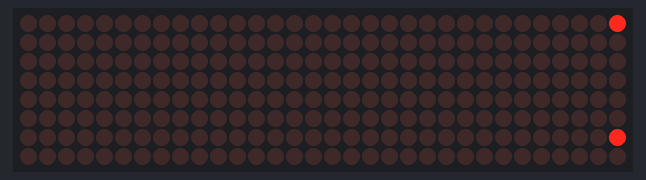
Recording of a sketch running on a simulated ESP32. Parts: 32×8 LED matrix. WiFi joins after 1.5 s; servers stay silent unless stated; the local clock reads 2024-03-15 10:24:30 at power-on unless the sketch sets it; what the sketch prints to the serial monitor is not drawn.

Above: at 1.58 s.
At 4.74 s:
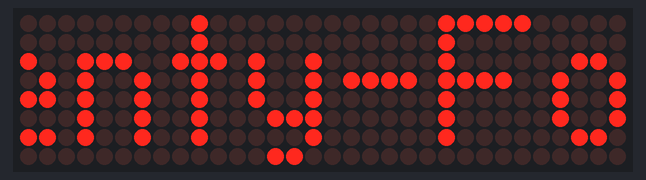
At 8.05 s:
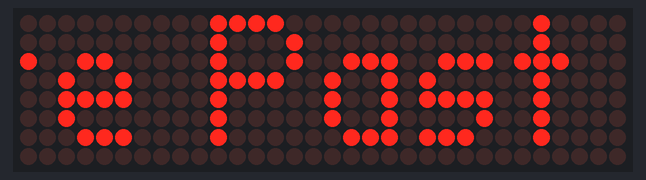
At 14.6 s:
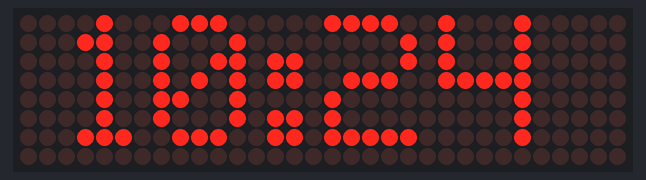
At 27.16 s:
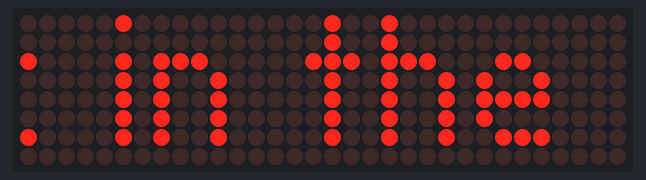
At 39.8 s:
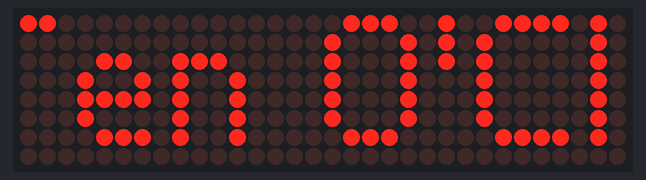

Measured:
- what the display in image 3 shows lasts 2.0 s, from 14.6 s to 16.6 s

The sketch:

scrolling_clock_esp_32.ino
```cpp
#include <time.h>
#include <MD_MAX72xx.h>
#include <WiFi.h>
#include <string.h>

// Network stuff
const char *ssid = "Rio_wifi";
const char *password = "Rivierio2025";
const char *ntpServer = "pool.ntp.org";
const long gmtOffset_sec = 3600;
const int daylightOffset_sec = 3600;
const boolean PREVENING=true;   //Big Bang theory.  https://www.urbandictionary.com/define.php?term=prevening
const boolean DISPLAY_DIGITAL=true;  //turn on displaying digital time after scrolling.

#define timezone +7 // US Eastern Time Zone
/* LED Martix Stuff
 *  ESP32 --> LED MATRIX
 *  5v        VCC
 *  GND       GND
 *  G23       DIN
 *  G18       CLK
 *  G15       CS
 */
#define HARDWARE_TYPE MD_MAX72XX::FC16_HW
#define  MAX_DEVICES 4
#define  CLK_PIN   18 // or SCK
#define DATA_PIN  23 // or MOSI
#define CS_PIN    5 // or SS

// SPI hardware interface
//MD_MAX72XX mx = MD_MAX72XX(HARDWARE_TYPE, DATA_PIN, CLK_PIN, CS_PIN, MAX_DEVICES);
MD_MAX72XX mx = MD_MAX72XX(HARDWARE_TYPE, CS_PIN, MAX_DEVICES);
/*
 * Define array of numbers were numbers[1] == "One"
 * and on and on...
 */
const char *numbers[] = {
    "0",           "One",        "Two",          "Three",        "Four",
    "Five",        "Six",        "Seven",        "Eight",        "Nine",
    "Ten",         "Eleven",     "Twelve",       "Thirteen",     "Fourteen",
    "Quarter",     "Sixteen",    "Seventeen",    "Eighteen",     "Nineteen",
    "Twenty",      "Twenty-One", "Twenty-Two",   "Twenty-Three", "Twenty-Four",
    "Twenty-Five", "Twenty-Six", "Twenty-Seven", "Twenty-Eight", "Twenty-Nine",
    "Half Past"};

int x = 0, y = 0; // start top left
String theTime;
String clockTime="hh:mm";
/*
 *  Since time was set in esp32 via NTP
 *  we can now just get time locally.
 *  We then conver time to string
 *
 *  It's half past 6 o'Clock in the evening.
 */
void printLocalTime() {
  struct tm timeinfo;
  if (!getLocalTime(&timeinfo)) {
    Serial.println("Failed to obtain time");
    return;
  }

   theTime="It's ";
  int hour = timeinfo.tm_hour %12;
  int minute = timeinfo.tm_min;

  int AM = true;
  if(timeinfo.tm_hour>11) {
    AM=false;
  }
  clockTime=" ";
  if(hour <10){
    clockTime="0";
  }
  clockTime+=hour;
  clockTime+=":";
  if(minute < 10){
    clockTime+="0";
  }
  clockTime+=minute;
  //clockTime+=(AM)?" AM":" PM";
  //Serial.println(&timeinfo, "%A, %B %d %Y %H:%M:%S");
  if (!AM) clockTime+=" .";
  Serial.print("It's ");
  if (minute == 15) {
    Serial.print("Quarter Past ");
    theTime+="Quarter Past ";
  } else if (minute == 30) {
    Serial.print("Half Past ");
    theTime+="Half Past ";
  } else if (minute == 45) {
    Serial.print("Quarter to ");
    theTime+="Quarter to ";
    hour++;
  } else if ((minute > 0) and (minute < 30)) {
    Serial.print(numbers[minute]);
    theTime+=numbers[minute];
    theTime+=" Minute Past ";
    Serial.print(" Minutes Past ");
  } else if (minute > 30) {
    Serial.print(numbers[60 - minute]);
    Serial.print(" Minutes To ");
    theTime+=numbers[60-minute];
    theTime+=" Minutes To ";
    hour++;
  }
  if ( (hour == 12) and (minute == 0)) {
    Serial.print((AM) ? " Noon " : " Midnight ");
    theTime+=(hour==12) ? " Noon " : " Midnight ";
  } else {
    Serial.print(numbers[hour]);
    theTime+=numbers[hour];
     Serial.print(" O'Clock");
     theTime+=" O'Clock";

    /*
     * 12:00am= Midnight
     * 12:00am- Dawn (Sunrise)= Early morning
     * Dawn-12:00pm (Noon)= Morning
     * 12:00pm (Noon)
     * 4pm-6:00pm = Afternoon or prevening (If you saw the Big Bang Theory
     * Episode) 6:00pm- Sundown / Dusk= (Evening)
     */
    if ((timeinfo.tm_hour > 5) and (timeinfo.tm_hour < 12)) {
      Serial.print(" in the Morning");
      theTime+=" in the Morning";
    } else if ( (PREVENING) and (timeinfo.tm_hour > 15 ) and (timeinfo.tm_hour < 18 )){
      Serial.print(" in the Prevening");
      theTime+=" in the Prevening";
    } else if ((timeinfo.tm_hour > 11) and (timeinfo.tm_hour < 18)) {
      Serial.print(" in the Afternoon");
      theTime+=" in the Afternoon";
    } else if (timeinfo.tm_hour > 17) {
     theTime+=" in the Evening";
      Serial.print(" In the Evening");
    }
  }
  Serial.println("--");
  //Serial.println(theTime.c_str());
}

void setup() {
  Serial.begin(115200);
  // init the display
  mx.begin();

  // connect to WiFi Just long enough to get the current Time.
  Serial.printf("Connecting to %s ", ssid);
  WiFi.begin(ssid, password);
  while (WiFi.status() != WL_CONNECTED) {
    delay(500);
    Serial.print(".");
  }
  Serial.println(" CONNECTED");
  // init and get the time


  configTime(timezone * 3600, daylightOffset_sec, ntpServer);
  printLocalTime();
  // disconnect WiFi as it's no longer needed
  WiFi.disconnect(true);
  WiFi.mode(WIFI_OFF);
}


int len=0;
void loop() {
  printLocalTime();
  scrollText(theTime.c_str());
  if( DISPLAY_DIGITAL ){
    printText(0, MAX_DEVICES-1, clockTime.c_str());
    delay(1500);
  }
  delay(500);
}
const int DELAYTIME=50;

void scrollText(const char *p)
{
  uint8_t charWidth;
  uint8_t cBuf[8];  // this should be ok for all built-in fonts

  Serial.println("Scrolling text");
  mx.clear();

  while (*p != '\0')
  {
    charWidth = mx.getChar(*p++, sizeof(cBuf) / sizeof(cBuf[0]), cBuf);

    for (uint8_t i=0; i<=charWidth; i++)  // allow space between characters
    {
      mx.transform(MD_MAX72XX::TSL);
      if (i < charWidth)
        mx.setColumn(0, cBuf[i]);
      delay(DELAYTIME);
    }
  }
    for (uint8_t i=0; i<ROW_SIZE; i++)
  {
    mx.transform(MD_MAX72XX::TSU);
    delay(DELAYTIME*2);
  }
}
void printText(uint8_t modStart, uint8_t modEnd, const char *pMsg)
{
  uint8_t   state = 0;
  uint8_t   curLen;
  uint16_t  showLen;
  uint8_t   cBuf[8];
  int16_t   col = ((modEnd + 1) * COL_SIZE) - 1;

  mx.control(modStart, modEnd, MD_MAX72XX::UPDATE, MD_MAX72XX::OFF);

  do     // finite state machine to print the characters in the space available
  {
    switch(state)
    {
      case 0: // Load the next character from the font table
        // if we reached end of message, reset the message pointer
        if (*pMsg == '\0')
        {
          showLen = col - (modEnd * COL_SIZE);  // padding characters
          state = 2;
          break;
        }

        // retrieve the next character form the font file
        showLen = mx.getChar(*pMsg++, sizeof(cBuf)/sizeof(cBuf[0]), cBuf);
        curLen = 0;
        state++;
        // !! deliberately fall through to next state to start displaying

      case 1: // display the next part of the character
        mx.setColumn(col--, cBuf[curLen++]);

        // done with font character, now display the space between chars
        if (curLen == showLen)
        {
          showLen = 1;
          state = 2;
        }
        break;

      case 2: // initialize state for displaying empty columns
        curLen = 0;
        state++;
        // fall through

      case 3:  // display inter-character spacing or end of message padding (blank columns)
        mx.setColumn(col--, 0);
        curLen++;
        if (curLen == showLen)
          state = 0;
        break;

      default:
        col = -1;   // this definitely ends the do loop
    }
  } while (col >= (modStart * COL_SIZE));

  mx.control(modStart, modEnd, MD_MAX72XX::UPDATE, MD_MAX72XX::ON);
}
```
